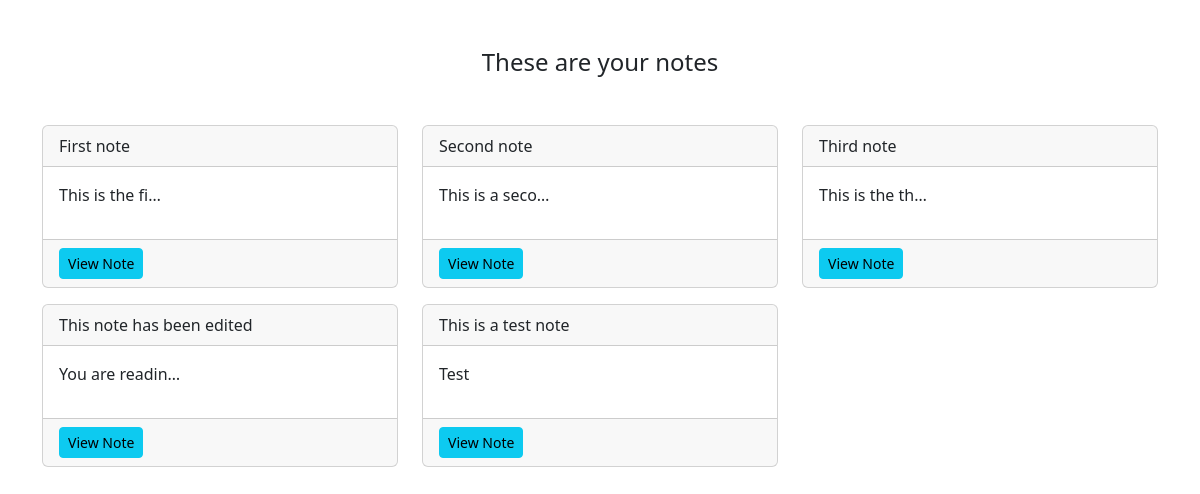
Page /smart/notes/ (signed in) on the earlier database version.
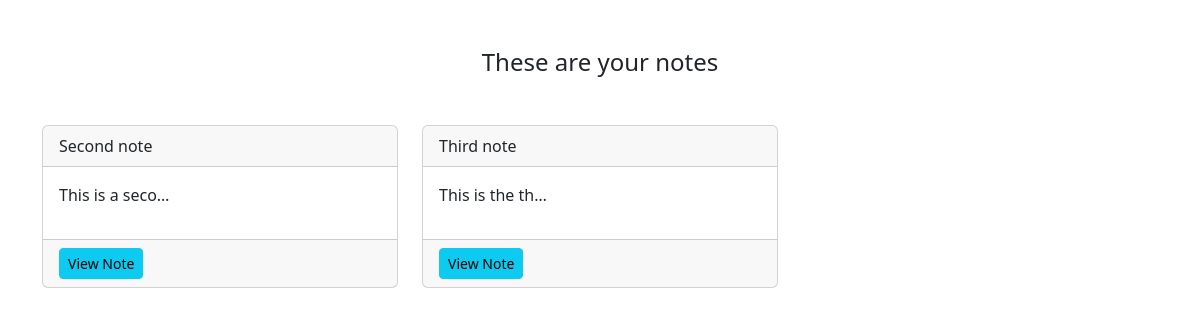
Same page on the later database version.
### notes/models.py (models this page shows)
class Notes(models.Model):
    title = models.CharField(max_length= 200)
    text = models.TextField(max_length = 5000)
    created = models.DateTimeField(auto_now_add=True)
    user = models.ForeignKey(User, on_delete=models.CASCADE, related_name="notes")

### notes/views.py (the view)
# urls.py: path('notes/', views.NotesListView.as_view(), name="notes.list"),
class NotesListView(LoginRequiredMixin, ListView):
    model = Notes
    context_object_name = "notes"
    login_url = "/login"
    def get_queryset(self):
        return self.request.user.notes.all()

### notes/templates/notes/notes_list.html
{% extends 'base.html' %}
{% load static %}
{% block content %}
    <div class="row">
        <div class="col">
            <div class="notes_list_heading text-center mb-5">
                <h1 class="fs-4">These are your notes</h1>
            </div>
        </div>
    </div>
    <div class="row">
        {% for note in notes %}
            <div class="col-md-4">
                <div class="card mb-3">
                    <div class="card-header">
                        {{note.title}}
                    </div>
                    <div class="card-body">
                        <p>{{note.text|truncatechars:15}}</p>
                    </div>
                    <div class="card-footer">
                        <a href="{% url 'notes.detail' pk=note.id %}" class="btn btn-info btn-sm">View Note</a>
                    </div>
                </div>
            </div>
        {% endfor %}
    </div>
{% endblock %}

### static/templates/base.html (shortened to what this page needs)
{% load static %}
<!DOCTYPE html>
<html lang="en">
<head>
    <link rel="stylesheet" href="https://cdn.jsdelivr.net/npm/bootstrap@5.3.5/dist/css/bootstrap.min.css" rel="stylesheet">
</head>
<body>
    <div class="container my-5">
        {% block content %}
        {% endblock %}
    </div>
</body>
</html>

Differences in the rows shown:
removed Notes: title "First note", text "This is the fi…"
removed Notes: title "This note has been edited", text "You are readin…"
removed Notes: title "This is a test note", text "Test"
